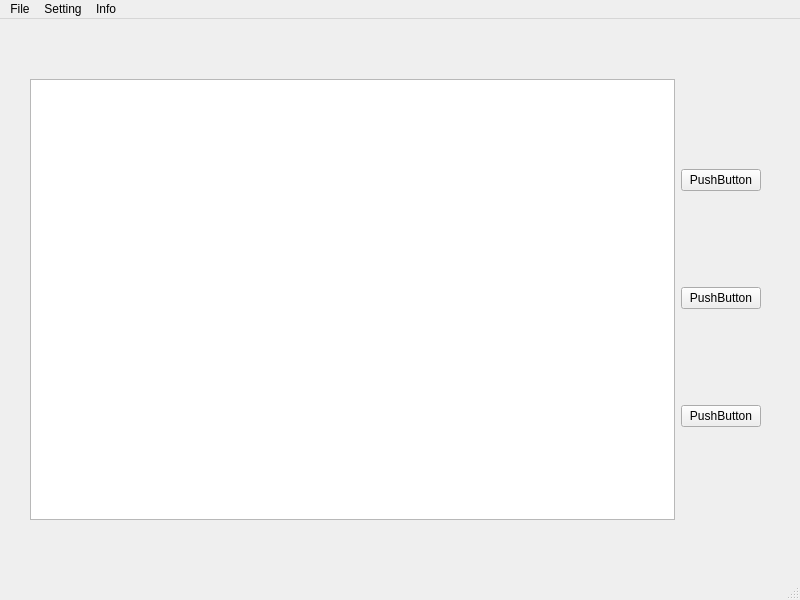
<?xml version="1.0" encoding="UTF-8"?>
<ui version="4.0">
 <class>MainWindow</class>
 <widget class="QMainWindow" name="MainWindow">
  <property name="geometry">
   <rect>
    <x>0</x>
    <y>0</y>
    <width>800</width>
    <height>600</height>
   </rect>
  </property>
  <property name="windowTitle">
   <string>MainWindow</string>
  </property>
  <widget class="QWidget" name="centralwidget">
   <widget class="QWidget" name="gridLayoutWidget">
    <property name="geometry">
     <rect>
      <x>30</x>
      <y>60</y>
      <width>731</width>
      <height>441</height>
     </rect>
    </property>
    <layout class="QGridLayout" name="gridLayout">
     <item row="0" column="0">
      <widget class="QTextEdit" name="textEdit"/>
     </item>
     <item row="0" column="1">
      <layout class="QVBoxLayout" name="verticalLayout_2">
       <item>
        <widget class="QPushButton" name="pushButton_6">
         <property name="text">
          <string>PushButton</string>
         </property>
        </widget>
       </item>
       <item>
        <widget class="QPushButton" name="pushButton_7">
         <property name="text">
          <string>PushButton</string>
         </property>
        </widget>
       </item>
       <item>
        <widget class="QPushButton" name="pushButton_5">
         <property name="text">
          <string>PushButton</string>
         </property>
        </widget>
       </item>
      </layout>
     </item>
    </layout>
   </widget>
  </widget>
  <widget class="QMenuBar" name="menubar">
   <property name="geometry">
    <rect>
     <x>0</x>
     <y>0</y>
     <width>800</width>
     <height>21</height>
    </rect>
   </property>
   <widget class="QMenu" name="menuSetting">
    <property name="title">
     <string>Setting</string>
    </property>
   </widget>
   <widget class="QMenu" name="menuFile">
    <property name="title">
     <string>File</string>
    </property>
   </widget>
   <widget class="QMenu" name="menuCredits">
    <property name="title">
     <string>Info</string>
    </property>
   </widget>
   <addaction name="menuFile"/>
   <addaction name="menuSetting"/>
   <addaction name="menuCredits"/>
  </widget>
  <widget class="QStatusBar" name="statusbar"/>
 </widget>
 <resources/>
 <connections/>
</ui>
